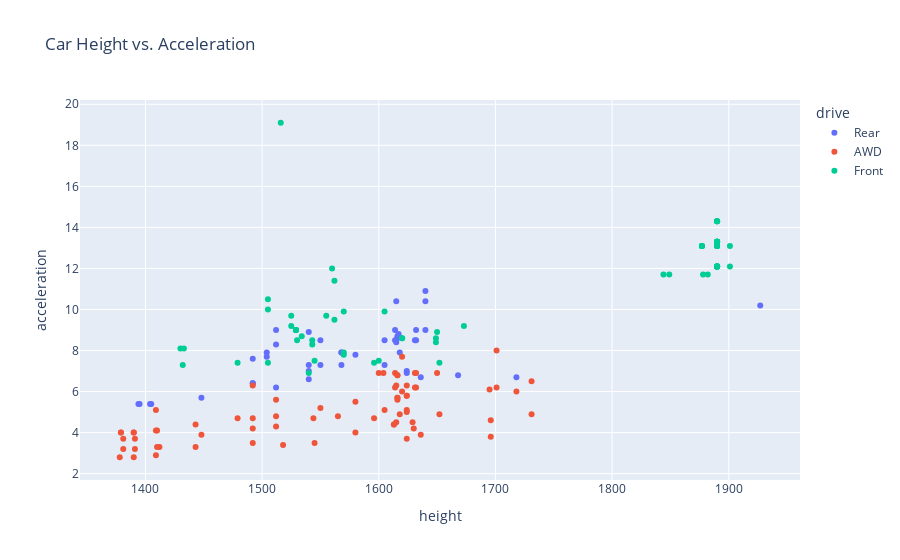

Notebook code for this chart:
### Code cell
fig = px.scatter(df_ev, x='height', y='acceleration', title='Car Height vs. Acceleration', color='drive')
fig.show()

### Figure 1 — Plotly figure (JSON) as saved in the notebook; plotly's stock layout.template omitted (floating-point values rounded to 4 significant figures)
{"data": [{"hovertemplate": "drive=Rear<br>height=%{x}<br>acceleration=%{y}<extra></extra>", "legendgroup": "Rear", "marker": {"color": "#636efa", "symbol": "circle"}, "mode": "markers", "name": "Rear", "orientation": "v", "showlegend": true, "type": "scatter", "x": [1580, 1448, 1568, 1540, 1616, 1616, 1636, 1605, 1632, 1640, 1668, 1614, 1618, 1631, 1540, 1504, 1624, 1605, 1512, 1640, 1617, 1927, 1504, 1550, 1718, 1632, 1615, 1492, 1550, 1492, 1640, 1540, 1405, 1395, 1617, 1404, 1568, 1492, 1512, 1540, 1614, 1624, 1512, 1394, 1615, 1568], "xaxis": "x", "y": [7.8, 5.7, 7.9, 8.9, 8.7, 8.6, 6.7, 7.3, 8.5, 10.9, 6.8, 9, 7.9, 8.5, 7.3, 7.9, 7, 8.5, 8.3, 9, 8.8, 10.2, 7.7, 7.3, 6.7, 9, 10.4, 7.6, 8.5, 6.4, 10.4, 7, 5.4, 5.4, 8.7, 5.4, 7.3, 6.4, 6.2, 6.6, 8.5, 6.9, 9, 5.4, 8.4, 7.9], "yaxis": "y"}, {"hovertemplate": "drive=AWD<br>height=%{x}<br>acceleration=%{y}<extra></extra>", "legendgroup": "AWD", "marker": {"color": "#EF553B", "symbol": "circle"}, "mode": "markers", "name": "AWD", "orientation": "v", "showlegend": true, "type": "scatter", "x": [1701, 1381, 1412, 1604, 1391, 1618, 1596, 1492, 1409, 1580, 1390, 1652, 1479, 1600, 1512, 1620, 1545, 1613, 1620, 1580, 1518, 1630, 1636, 1615, 1381, 1632, 1492, 1616, 1512, 1696, 1624, 1379, 1492, 1629, 1550, 1718, 1616, 1624, 1696, 1410, 1731, 1409, 1605, 1409, 1492, 1443, 1616, 1390, 1614, 1695, 1410, 1615, 1624, 1631, 1632, 1565, 1624, 1624, 1616, 1379, 1391, 1544, 1616, 1631, 1390, 1701, 1613, 1443, 1512, 1731, 1448, 1650, 1624, 1378, 1614], "xaxis": "x", "y": [6.2, 3.2, 3.3, 6.9, 3.2, 4.9, 4.7, 3.5, 5.1, 5.5, 4, 4.9, 4.7, 6.9, 4.3, 6, 3.5, 4.4, 7.7, 4, 3.4, 4.2, 3.9, 4.5, 3.7, 6.9, 6.3, 5.6, 4.8, 3.8, 5.1, 4, 4.7, 4.5, 5.2, 6, 6.8, 5.8, 4.6, 3.3, 4.9, 4.1, 5.1, 2.9, 4.2, 4.4, 5.7, 2.8, 6.9, 6.1, 4.1, 6.3, 5, 6.9, 6.2, 4.8, 5.8, 3.7, 6.8, 4, 3.7, 4.7, 5.7, 6.2, 4, 8, 4.4, 3.3, 5.6, 6.5, 3.9, 6.9, 6.3, 2.8, 6.2], "yaxis": "y"}, {"hovertemplate": "drive=Front<br>height=%{x}<br>acceleration=%{y}<extra></extra>", "legendgroup": "Front", "marker": {"color": "#00cc96", "symbol": "circle"}, "mode": "markers", "name": "Front", "orientation": "v", "showlegend": true, "type": "scatter", "x": [1529, 1878, 1844, 1890, 1570, 1534, 1890, 1890, 1652, 1530, 1525, 1890, 1620, 1877, 1543, 1570, 1901, 1890, 1877, 1620, 1890, 1570, 1529, 1877, 1560, 1540, 1543, 1890, 1649, 1596, 1505, 1890, 1649, 1430, 1890, 1505, 1605, 1890, 1890, 1890, 1545, 1562, 1882, 1901, 1516, 1890, 1555, 1529, 1650, 1877, 1890, 1890, 1529, 1525, 1505, 1890, 1890, 1600, 1890, 1890, 1562, 1433, 1890, 1890, 1890, 1479, 1890, 1673, 1432, 1890, 1890, 1849, 1890], "xaxis": "x", "y": [9, 11.7, 11.7, 12.1, 7.8, 8.7, 12.1, 12.1, 7.4, 8.5, 9.7, 12.1, 8.6, 13.1, 8.5, 7.9, 12.1, 12.1, 13.1, 8.6, 14.3, 9.9, 9, 13.1, 12, 6.9, 8.3, 13.1, 8.4, 7.4, 10.5, 12.1, 8.6, 8.1, 13.3, 10, 9.9, 13.1, 13.1, 12.1, 7.5, 11.4, 11.7, 13.1, 19.1, 13.1, 9.7, 9, 8.9, 13.1, 12.1, 14.3, 9, 9.2, 7.4, 13.3, 13.3, 7.5, 14.3, 12.1, 9.5, 8.1, 12.1, 13.3, 13.3, 7.4, 13.3, 9.2, 7.3, 13.3, 13.3, 11.7, 14.3], "yaxis": "y"}], "layout": {"legend": {"title": {"text": "drive"}, "tracegroupgap": 0}, "title": {"text": "Car Height vs. Acceleration"}, "xaxis": {"anchor": "y", "domain": [0, 1], "title": {"text": "height"}}, "yaxis": {"anchor": "x", "domain": [0, 1], "title": {"text": "acceleration"}}}}
